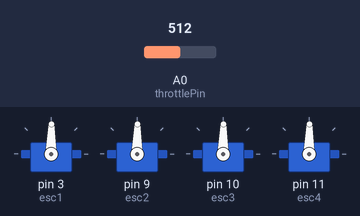
A sketch run on a simulated Arduino Uno, built with avr-gcc and run on an emulated ATmega328P. Shown: 4 × servo. The test bench sets the inputs (shaded band); at power-on: A0 (throttlePin) = 512. What the sketch prints to the serial monitor is not drawn.

Above: at 1.2 s.
1.3 s: A0 (throttlePin) set to 716
At 2.5 s:
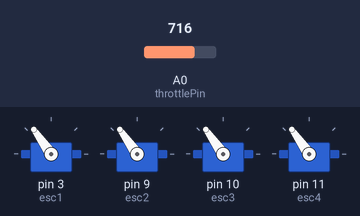
2.8 s: A0 (throttlePin) set to 900
At 3.9 s:
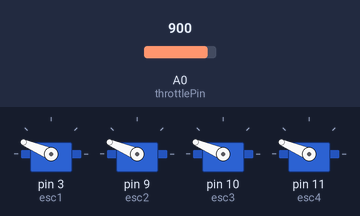
4.3 s: A0 (throttlePin) set to 1023
At 5.0 s:
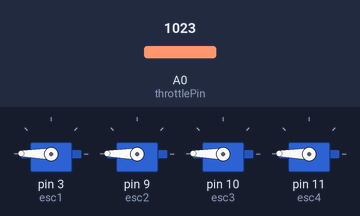
5.8 s: A0 (throttlePin) set to 306
At 7.0 s:
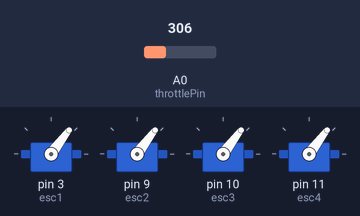
7.3 s: A0 (throttlePin) set to 122
At 8.4 s:
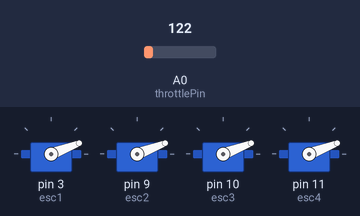
8.8 s: A0 (throttlePin) set to 511
At 9.6 s:
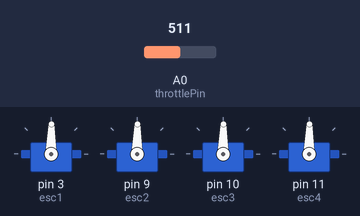
Timing chart, 0 to 11.3 s (numbered marks = the images above; inputs shaded):
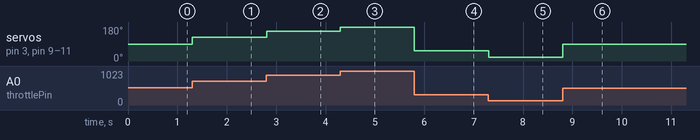

Measured:
- after the input at 1.3 s, servo on pin 3 (esc1), servo on pin 9 (esc2), servo on pin 10 (esc3), servo on pin 11 (esc4): 89° → 125° at once
- after the input at 2.8 s, servo on pin 3 (esc1), servo on pin 9 (esc2), servo on pin 10 (esc3), servo on pin 11 (esc4): 125° → 157° at once
- after the input at 4.3 s, servo on pin 3 (esc1), servo on pin 9 (esc2), servo on pin 10 (esc3), servo on pin 11 (esc4): 157° → 179° at once
- after the input at 5.8 s, servo on pin 3 (esc1), servo on pin 9 (esc2), servo on pin 10 (esc3), servo on pin 11 (esc4): 179° → 53° at once
- after the input at 7.3 s, servo on pin 3 (esc1), servo on pin 9 (esc2), servo on pin 10 (esc3), servo on pin 11 (esc4): 53° → 21° at once
- after the input at 8.8 s, servo on pin 3 (esc1), servo on pin 9 (esc2), servo on pin 10 (esc3), servo on pin 11 (esc4): 21° → 89° at once

The sketch:

ESC.ino
```cpp
#include <Servo.h>


/* HOW TO RUN MOTOR USING ESC
 *
 *  start throttle = 0
 *
 *  wait 2 seconds
 *
 *  set throttle to 65 - min value to spin prop
 *                       (safest)
 *
 *  set throttle to 95 - max value
 *
 *
 */

Servo esc1;
Servo esc2;
Servo esc3;
Servo esc4;

int throttlePin=0;


void setup() {

// for PWM pins use 3, 9, 10, and 11
// they have freq=490Hz, which is what our ESCs operate at
// PWMs on 5&6 have frequency 980HZ, which is too fast
  esc1.attach(3);
  esc2.attach(9);
  esc3.attach(10);
  esc4.attach(11);


  Serial.begin(9600);    // start serial at 9600 baud

}

void loop() {

  int throttle = analogRead(throttlePin);
  throttle = map(throttle, 0, 1023, 0, 179);


  esc1.write(throttle);
  esc2.write(throttle);
  esc3.write(throttle);
  esc4.write(throttle);

  Serial.println(throttle);
}
```
